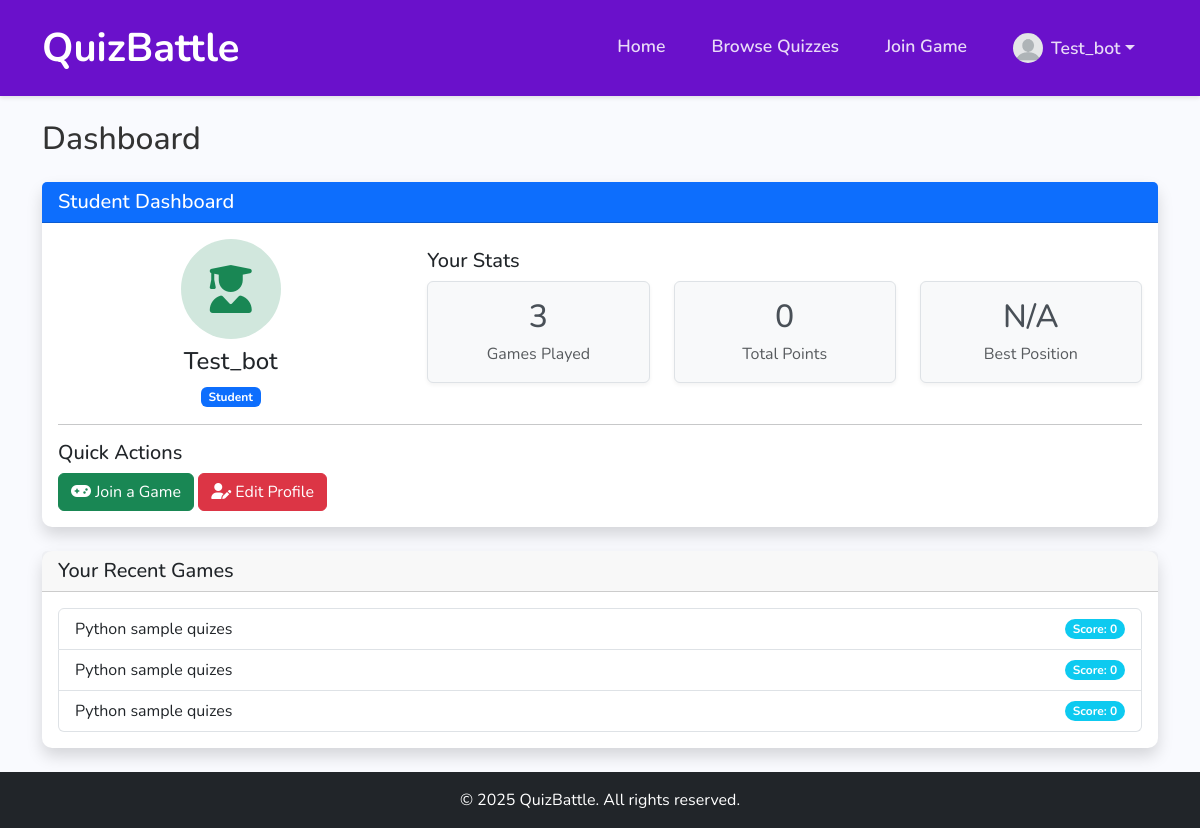
Page /en/accounts/dashboard/ (signed in) on the earlier database version.
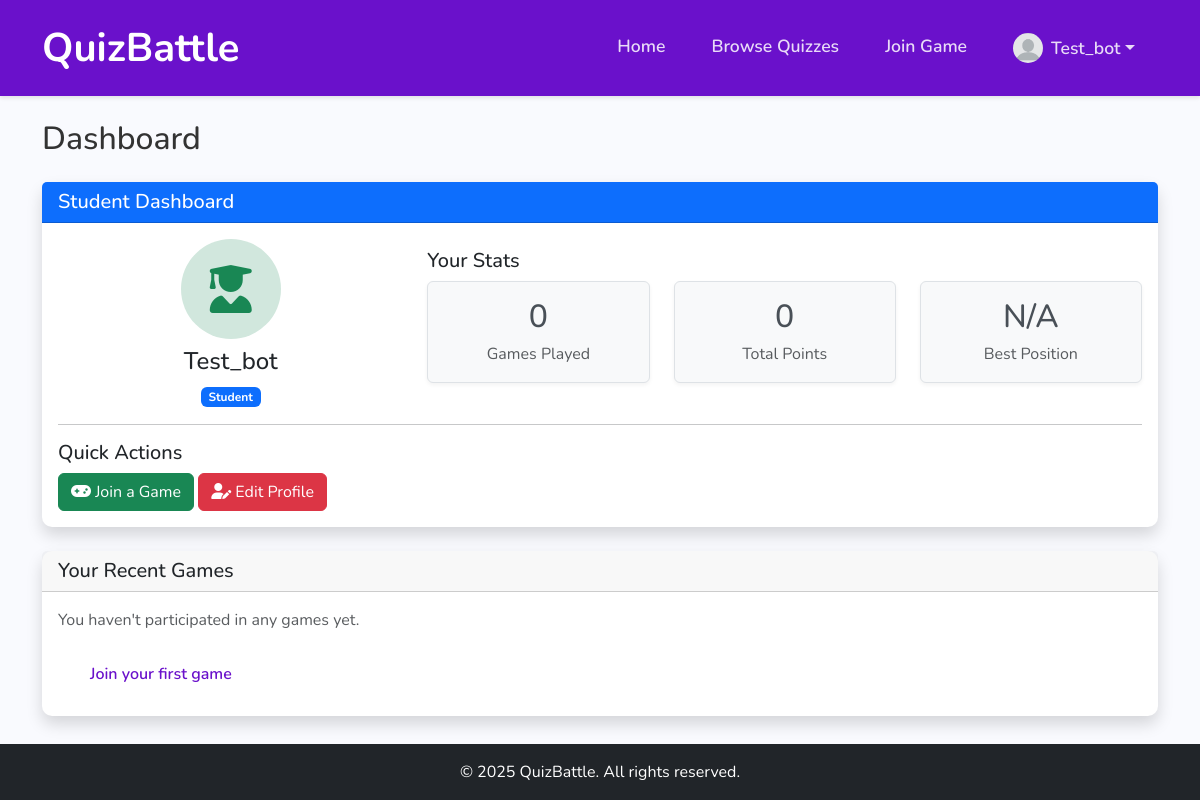
Same page on the later database version.
### accounts/models.py (models this page shows, shortened)
class Profile(models.Model):
    ROLE_CHOICES = (
        ('student', 'Student'),
        ('teacher', 'Teacher'),
    )
    user = models.OneToOneField(User, on_delete=models.CASCADE)
    bio = models.TextField(max_length=500, blank=True)
    games_hosted = models.IntegerField(default=0)
    games_played = models.IntegerField(default=0)
    total_points = models.IntegerField(default=0)
    role = models.CharField(max_length=10, choices=ROLE_CHOICES, default='student')
    avatar = models.ImageField(upload_to='avatars/', blank=True, null=True)
    def is_teacher(self):
        return self.role == 'teacher'
    def is_student(self):
        return self.role == 'student'

### game/models.py (models this page shows, shortened)
class GamePlayer(models.Model):
    game = models.ForeignKey(Game, on_delete=models.CASCADE, related_name='players')
    user = models.ForeignKey(User, on_delete=models.CASCADE, related_name='game_participations')
    score = models.IntegerField(default=0)
    joined_at = models.DateTimeField(auto_now_add=True)
    class Meta:
        unique_together = ('game', 'user')

class Game(models.Model):
    quiz = models.ForeignKey(Quiz, on_delete=models.CASCADE, related_name='games')
    code = models.CharField(max_length=6, unique=True, default=generate_game_code)
    host = models.ForeignKey(User, on_delete=models.CASCADE, related_name='hosted_games')
    is_active = models.BooleanField(default=False)
    is_completed = models.BooleanField(default=False)
    created_at = models.DateTimeField(auto_now_add=True)
    current_question = models.ForeignKey(Question, on_delete=models.SET_NULL, null=True, blank=True, related_name='active_in_games')
    current_question_number = models.IntegerField(default=0)
    class Meta:
        ordering = ['-created_at']

### quiz/models.py (models this page shows, shortened)
class Quiz(models.Model):
    title = models.CharField(max_length=200)
    description = models.TextField(blank=True)
    created_by = models.ForeignKey(settings.AUTH_USER_MODEL, on_delete=models.CASCADE, related_name='created_quizzes')
    created_at = models.DateTimeField(auto_now_add=True)
    updated_at = models.DateTimeField(auto_now=True)
    is_public = models.BooleanField(default=False)
    class Meta:
        verbose_name_plural = "Quizzes"
        ordering = ['-created_at']

### accounts/views.py (the view)
# urls.py: path('dashboard/', views.profile, name='dashboard'),
@login_required
def profile(request):
    user = request.user
    profile = user.profile
    created_quizzes = Quiz.objects.filter(created_by=user)
    hosted_games = Game.objects.filter(host=user, is_completed=False)
    played_games = GamePlayer.objects.filter(user=user).select_related('game')
    top_position = "N/A"
    if profile.is_student():
        player_games = GamePlayer.objects.filter(user=user, game__is_completed=True)
        if player_games.exists():
            for player_game in player_games:
                game = player_game.game
                position = list(game.players.order_by('-score')).index(player_game) + 1
                if top_position == "N/A" or position < int(top_position):
                    top_position = str(position)
    context = {
        'profile': profile,
        'created_quizzes': created_quizzes,
        'hosted_games': hosted_games,
        'played_games': played_games,
        'top_position': top_position,
    }
    return render(request, 'accounts/dashboard.html', context)

### accounts/templates/accounts/dashboard.html (shortened to what this page needs)
{% extends 'base/base.html' %}
{% load i18n %}
{% block content %}
<div class="container mt-4">
    <h2 class="mb-4">{% trans "Dashboard" %}</h2>
    {% if user.profile.is_teacher %}
    <div class="card shadow mb-4">
        <div class="card-header bg-primary text-white">
            <h5 class="mb-0">{% trans "Teacher Dashboard" %}</h5>
        </div>
        <div class="card-body">
            <div class="row align-items-center">
                <div class="col-md-3 text-center">
                    {% if user.profile.avatar %}
                        <img src="{{ user.profile.avatar.url }}" class="rounded-circle" alt="Profile Avatar" style="width: 120px; height: 120px; object-fit: cover;">
                    {% else %}
                        <div class="avatar-placeholder teacher" style="width: 120px; height: 120px; border-radius: 50%; background-color: #e3f2fd; color: #0d6efd; display: inline-flex; align-items: center; justify-content: center;">
                            <i class="fas fa-chalkboard-teacher fa-3x"></i>
                        </div>
                    {% endif %}
                    <h4 class="mt-3 mb-0">{{ user.username }}</h4>
                    <span class="badge bg-info">{% trans "Teacher" %}</span>
                </div>
                <div class="col-md-9">
                    <h5>{% trans "Quick Actions" %}</h5>
                    <p>{% trans "Manage your quizzes and host games for your students." %}</p>
                    <a href="{% url 'quiz:browse' %}" class="btn btn-primary"><i class="fas fa-search"></i> {% trans "Browse Quizzes" %}</a>
                    <a href="{% url 'quiz:create' %}" class="btn btn-success"><i class="fas fa-plus-circle"></i> {% trans "Create New Quiz" %}</a>
                    <a href="{% url 'accounts:edit_profile' %}" class="btn btn-secondary"><i class="fas fa-user-edit"></i> {% trans "Edit Profile" %}</a>
                    <a href="{% url 'accounts:hosted_history' %}" class="btn btn-info"><i class="fas fa-history"></i> {% trans "View Hosted History" %}</a>
                </div>
            </div>
        </div>
    </div>
    {% else %}
    <div class="card shadow mb-4">
        <div class="card-header bg-primary text-white">
            <h5 class="mb-0">{% trans "Student Dashboard" %}</h5>
        </div>
        <div class="card-body">
            <div class="row align-items-center">
                <div class="col-md-4 text-center">
                    {% if user.profile.avatar %}
                        <img src="{{ user.profile.avatar.url }}" class="rounded-circle" alt="Profile Avatar" style="width: 100px; height: 100px; object-fit: cover;">
                    {% else %}
                         <div class="avatar-placeholder student" style="width: 100px; height: 100px; border-radius: 50%; background-color: #d1e7dd; color: #198754; display: inline-flex; align-items: center; justify-content: center;">
                            <i class="fas fa-user-graduate fa-3x"></i>
                        </div>
                    {% endif %}
                    <h4 class="mt-2">{{ user.username }}</h4>
                    <span class="badge bg-primary">{% trans "Student" %}</span>
                </div>
                <div class="col-md-8">
                    <h5>{% trans "Your Stats" %}</h5>
                    <div class="row">
                        <div class="col-md-4">
                            <div class="stat-box text-center p-3 border rounded">
                                <h3>{{ played_games.count }}</h3>
                                <p class="text-muted mb-0">{% trans "Games Played" %}</p>
                            </div>
                        </div>
                        <div class="col-md-4">
                             <div class="stat-box text-center p-3 border rounded">
                                <h3>{{ user.profile.total_points|default:0 }}</h3>
                                <p class="text-muted mb-0">{% trans "Total Points" %}</p>
                            </div>
                        </div>
                        <div class="col-md-4">
                             <div class="stat-box text-center p-3 border rounded">
                                <h3>{{ top_position }}</h3>
                                <p class="text-muted mb-0">{% trans "Best Position" %}</p>
                            </div>
                        </div>
                    </div>
                </div>
            </div>
            <hr>
            <div class="student-actions mt-3">
                <h5>{% trans "Quick Actions" %}</h5>
                <a href="{% url 'game:join' %}" class="btn btn-success"><i class="fas fa-gamepad"></i> {% trans "Join a Game" %}</a>
                <a href="{% url 'accounts:edit_profile' %}" class="btn btn-danger"><i class="fas fa-user-edit"></i> {% trans "Edit Profile" %}</a>
            </div>
        </div>
    </div>
    <div class="card shadow mb-4">
        <div class="card-header">
            <h5 class="mb-0">{% trans "Your Recent Games" %}</h5>
        </div>
        <div class="card-body">
            {% if played_games %}
                <ul class="list-group">
                    {% for player_game in played_games|slice:":5" %}
                        <li class="list-group-item d-flex justify-content-between align-items-center">
                            {{ player_game.game.quiz.title }}
                            <span class="badge bg-info rounded-pill">{% trans "Score" %}: {{ player_game.score }}</span>
                        </li>
                    {% endfor %}
                </ul>
            {% else %}
                <p class="text-muted">{% trans "You haven't participated in any games yet." %}</p>
                <a href="{% url 'game:join' %}" class="btn btn-primary">{% trans "Join your first game" %}</a>
            {% endif %}
        </div>
    </div>
    {% endif %}
</div>
{% endblock %}

### templates/base/base.html (shortened to what this page needs)
<!DOCTYPE html>
{% load static %}
{% load i18n %}
<html lang="{{ LANGUAGE_CODE }}">
<head>
    <link href="https://cdn.jsdelivr.net/npm/bootstrap@5.3.0/dist/css/bootstrap.min.css" rel="stylesheet">
    <link rel="stylesheet" href="https://cdnjs.cloudflare.com/ajax/libs/font-awesome/6.4.0/css/all.min.css">
    <link rel="stylesheet" href="{% static 'css/custom.css' %}">
    <link rel="stylesheet" href="{% static 'css/home.css' %}">
    <link rel="stylesheet" href="{% static 'css/game.css' %}">
</head>
<body class="d-flex flex-column min-vh-100">
    <nav class="navbar navbar-expand-lg navbar-dark">
        <div class="container">
            <a class="navbar-brand" href="{% url 'home' %}">QuizBattle</a>
            <div class="collapse navbar-collapse" id="navbarNav">
                <ul class="navbar-nav ms-auto">
                    <li class="nav-item">
                        <a class="nav-link" href="{% url 'home' %}">Home</a>
                    </li>
                    <li class="nav-item">
                        <a class="nav-link" href="{% url 'quiz:browse' %}">{% trans "Browse Quizzes" %}</a>
                    </li>
                    {% if user.is_authenticated %}
                        {% if user.profile.role == 'teacher' %}
                        <li class="nav-item">
                            <a class="nav-link" href="{% url 'quiz:create' %}">{% trans "Create Quiz" %}</a>
                        </li>
                        {% else %}
                        <li class="nav-item">
                            <a class="nav-link" href="{% url 'game:join' %}">{% trans "Join Game" %}</a>
                        </li>
                        {% endif %}
                        <li class="nav-item dropdown">
                            <a class="nav-link dropdown-toggle d-flex align-items-center" href="#" id="navbarDropdown" role="button" data-bs-toggle="dropdown" aria-expanded="false">
                                {% if user.profile.avatar %}
                                <img src="{{ user.profile.avatar.url }}" alt="Avatar" class="rounded-circle me-2" width="30" height="30">
                                {% else %}
                                <img src="{% static 'images/default-avatar.png' %}" alt="Avatar" class="rounded-circle me-2" width="30" height="30">
                                {% endif %}
                                {{ user.username }}
                            </a>
                        </li>
                    {% endif %}
                </ul>
            </div>
        </div>
    </nav>
    <main>
        <div class="toast-container position-fixed top-0 end-0 p-3" style="z-index: 1100">
        </div>
        {% block content %}{% endblock %}
    </main>
    {% block footer %}
    <footer class="mt-auto py-3 bg-dark text-white">
        <div class="container text-center">
            <p class="mb-0">&copy; 2025 QuizBattle. All rights reserved.</p>
        </div>
    </footer>
    {% endblock %}
</body>
</html>

### static/css/custom.css (style rules this page uses)
:root { --primary-color: #7c4dff; --secondary-color: #ff5722; --success-color: #4caf50; --danger-color: #f44336; --dark-color: #212121; --light-color: #f5f5f5; }
body { font-family: 'Nunito', sans-serif; background-color: #f9fafe; color: #333; }
.navbar { background-color: var(--primary-color); box-shadow: 0 2px 4px rgba(0,0,0,0.1); padding: 0.8rem 0; }
.navbar-brand { font-weight: 700; font-size: 2.5rem; color: white; }
.navbar-nav .nav-link { color: rgba(255,255,255,0.85); font-weight: 600; transition: color 0.3s; margin: 0 15px; font-size: 1.1rem; }
.btn-primary { background-color: var(--primary-color); border-color: var(--primary-color); }
.card { border-radius: 10px; box-shadow: 0 4px 6px rgba(0,0,0,0.05); transition: transform 0.3s, box-shadow 0.3s; border: none; }
footer { background-color: var(--dark-color); color: white; padding: 1.5rem 0; text-align: center; }
.toast-container { z-index: 1100; }

### static/css/home.css (style rules this page uses)
:root { --primary-color: #6a11cb; --secondary-color: #2575fc; --light-gray: #f8f9fa; --dark-text: #343a40; --light-text: #6c757d; --border-color: #dee2e6; --card-shadow: 0 10px 30px rgba(0,0,0,0.07); }
.btn-primary { background-color: white; color: var(--primary-color); border: 2px solid white; font-weight: 600; padding: 12px 30px; transition: all 0.3s ease; border-radius: 50px; }

### accounts/templates/accounts/dashboard.html (style rules this page uses)
.stat-box { text-align: center; padding: 15px; background-color: #f8f9fa; border-radius: 8px; margin-bottom: 15px; box-shadow: 0 2px 4px rgba(0, 0, 0, 0.05); }
.stat-box h3 { font-size: 2rem; margin-bottom: 5px; color: #495057; }
.stat-box p { margin-bottom: 0; color: #6c757d; }
.avatar-placeholder { width: 120px; height: 120px; border-radius: 50%; display: flex; align-items: center; justify-content: center; margin: 0 auto; }
.avatar-placeholder.student { background-color: #007bff; color: white; }

Differences in the rows shown:
removed GamePlayer: game.quiz "Python sample quizes", score "0"
removed GamePlayer: game.quiz "Python sample quizes", score "0"
removed GamePlayer: game.quiz "Python sample quizes", score "0"
Other differences:
{{ played_games.count }}: "3" → "0"
text now shown: "You haven't participated in any games yet. Join your first game"
